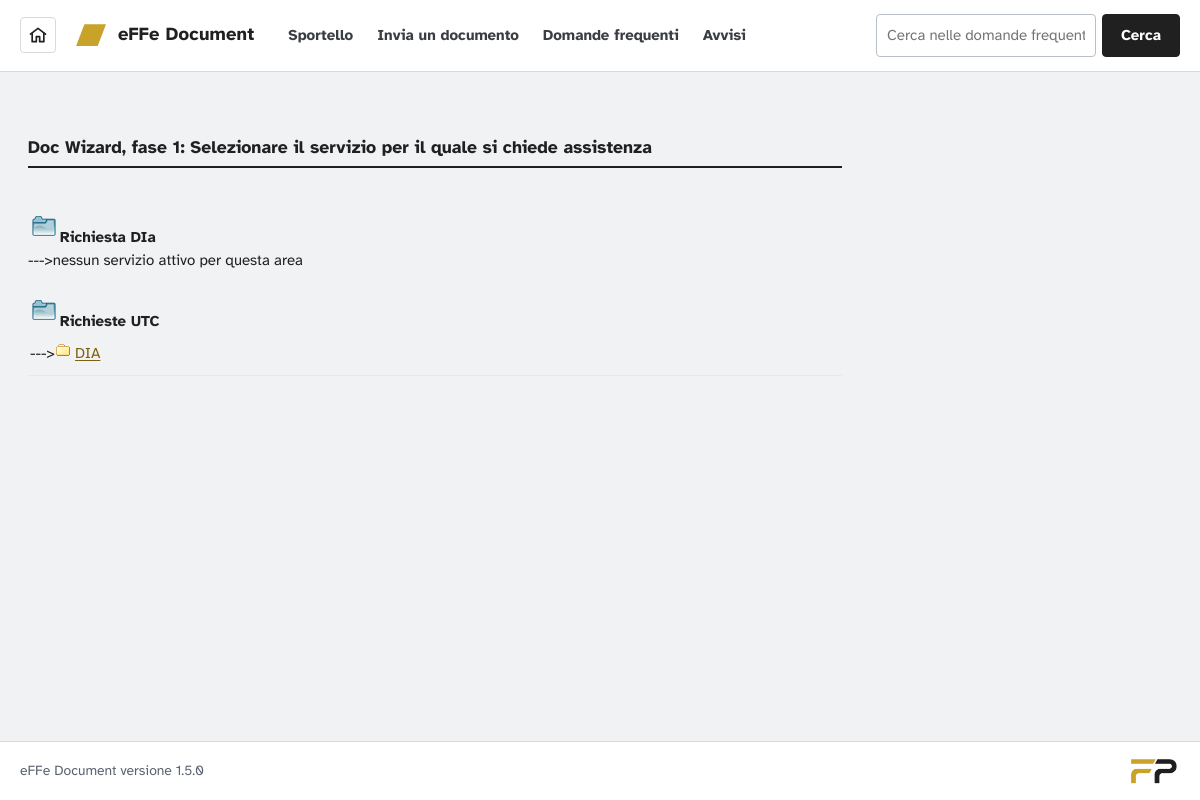
The page /effedocument/frontoffice/wizard/docwizard1.php on the database its author committed.
### tables this page shows
CREATE TABLE IF NOT EXISTS `servizi` (
  `id` int(11) NOT NULL AUTO_INCREMENT,
  `id_ufficio` int(11) NOT NULL,
  `abilitato` tinyint(1) NOT NULL DEFAULT '0',
  `nome` varchar(50) NOT NULL,
  `workflow` binary(1) NOT NULL DEFAULT '0',
  `id_padre` int(11) NOT NULL DEFAULT '0',
  PRIMARY KEY (`id`)
);

### effedocument/common/core/core.php (called while the page is built, shortened)
<?php
function sqlEsc($valore){
	return mysql_real_escape_string((string)$valore);
}
class sast1com
{
	function getTipologieAttive(){
		return mysql_query("select * from servizi where abilitato=1 and id_padre=0 order by nome");
	}
	function getServiziAttivi($id_padre)
 	{
		return mysql_query("select * from servizi where id_padre='".sqlEsc($id_padre)."' and abilitato=1 order by nome");
	}
}
?>

### effedocument/frontoffice/wizard/docwizard1.php (the view, shortened to what this page needs)
<?php ob_start();  ?><!DOCTYPE html PUBLIC "-//W3C//DTD XHTML 1.0 Strict//EN" "http://www.w3.org/TR/xhtml1/DTD/xhtml1-strict.dtd">
<html xmlns="http://www.w3.org/1999/xhtml">
<?php
include("../../common/core/core.php");
?>
<head>
    <link rel="stylesheet" type="text/css" media="all" href="../../common/css/effecss.css?v=1.5.0-5759dd" />
</head>
<body>
<?php include("../include/foheader.php"); ?>
<div id="wrapper" class="fo-main">
    	<div id="secWrapper">
       	  <div id="container" class="clearfix">
       	    <center>
       	      <table width="830" border="0" cellspacing="0" cellpadding="0">
       	        <tr>
       	          <td colspan="2"><div class="qbtitle">
       	            <div align="left">Doc Wizard, fase 1: Selezionare il servizio per il quale si chiede assistenza</div>
     	            </div></td>
   	            </tr>
       	        <tr>
       	          <td colspan="2"><div align="left">
       	            <?php
								$result = $objCore->getTipologieAttive();
								while($array=mysql_fetch_array($result)){
									echo "<br/>";
									echo"<div><img src=\"../../common/images/icon/folder.png\" border=0><b>".$array['nome']."</b></div>";
									$result_sub = $objCore->getServiziAttivi($array['id']);
									$count=0;
									while($array_sub =mysql_fetch_array($result_sub))
									{
										$count=$count+1;
										echo"<div class=\"navitem\" onMouseOver=\"javascript:this.className='navitemhover';\" onMouseOut=\"javascript:this.className='navitem';\">---><img src=\"../../common/images/icon/folder.gif\" border=0>&nbsp;<a href=\"docwizard2.php?id_servizio=".$array_sub['id']."\">".$array_sub['nome']."</a></div>";
									}
									if ($count==0)  echo"<div>--->nessun servizio attivo per questa area</div>";
								}
								?>
     	            </div></td>
   	            </tr>
   	          </table>
       	    </center>
       	  </div>
  </div>
</div>
<?php include("../include/folfooter.php"); ?>
</body>
</html>

### effedocument/common/css/effecss.css (style rules this page uses)
:root { --ink: #202020; --ink-2: #3a3d42; --paper: #ffffff; --canvas: #f1f2f4; --line: #d6dadf; --line-soft: #e7e9ec; --muted: #5b6371; --gold: #c9a22a; --gold-ink: #7d610e; --gold-tint: #faf4e1; --crit: #b3261e; --crit-tint: #fcebea; --high: #9a5507; --high-tint: #fdf1e2; --low: #1f7a4d; --low-tint: #e7f4ec; --closed: #6b7280; --closed-tint: #eceef1; --radius: 4px; --font: "Atkinson Hyperlegible", "Segoe UI", Roboto, "Helvetica Neue", Arial, sans-serif; --slant: polygon(28% 0, 100% 0, 72% 100%, 0 100%); }
*, *::before, *::after { box-sizing: border-box; }
html { -webkit-text-size-adjust: 100%; }
body { margin: 0; background: var(--canvas); color: var(--ink); font-family: var(--font); font-size: 15px; line-height: 1.5; text-align: left; }
img { max-width: 100%; height: auto; }
a, a:visited { color: var(--gold-ink); text-decoration: underline; text-decoration-thickness: 1px; text-underline-offset: 2px; font-size: inherit; }
b, strong { font-weight: 700; }
#page, #wrapper, #secWrapper, #container { width: auto; background: none; padding: 0; margin: 0; }
center { display: block; text-align: left; }
table { border-collapse: collapse; max-width: 100%; }
td, th { padding: 6px 8px; vertical-align: top; text-align: left; }
.qbtitle { background: none; border: 0; border-bottom: 2px solid var(--ink); padding: 0 0 6px; margin: 24px 0 8px; height: auto; font: inherit; font-weight: 700; font-size: 1.1rem; color: var(--ink); }
.navitem, .navitemhover { padding: 10px 2px; border-bottom: 1px solid var(--line-soft); }
.fo-main, #wrapper.fo-main { width: 100%; max-width: 1240px; margin: 0 auto; padding: 32px 20px 48px; flex: 1; }
body { display: flex; flex-direction: column; min-height: 100vh; }

### rows shown on the page
servizi: nome "Richiesta DIa", shows "--->nessun servizio attivo per questa area"
servizi: nome "Richieste UTC"
servizi: nome "DIA"
